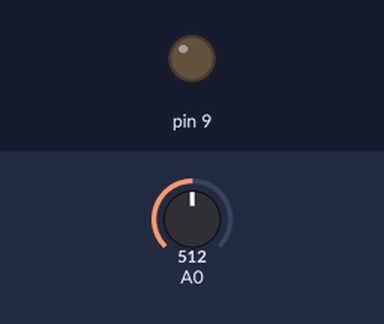
Recording of a sketch running on a simulated Arduino Uno, built with avr-gcc and run on an emulated ATmega328P. Parts: output pins drawn as LEDs (lit = HIGH). The inputs (shaded band) are chosen by the test bench; at power-on: A0 = 512.

Above: at 0.1 s.
Timing chart, 0 to 1.6 s (numbered marks = the images above):
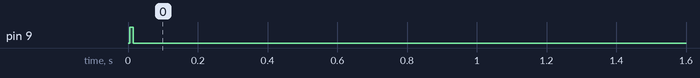

Measured:
- by itself, pin 9: LOW → HIGH at 0.00 s, → LOW 0.01 s later

The sketch:

millora_1.ino
```cpp
#include <TimerOne.h>

float consigna = 0;
float D;
float error = 0;
float KP = 45000;
volatile int adc ;
float percentatge;
int adc_max = 0;
int adc_min = 0;
float error_i = 0;
float error_anterior = 0;
float Ki = 215000;
float Kd = 2362;
float Ts = 0.002;
bool verif = true;

void ISR_lectura() {
  if (verif == true) {
    //millora proposta, calcula ,l'angle màxim i el mínim.
    delay(100);//deixa esperar un temps per tenir un valor inicial fiable
    adc_min = analogRead(A0); //troba el valor de l'angle mínim
    D = 1023;
    Timer1.setPwmDuty(9, D); //posa el motor en marxa a màxima potència
    delay(2000); //el deixa funcionar fins que arribi al  màxim
    adc_max = analogRead(A0); //troba el valor de l'angle màxim
    D = 0; //apaga el motor
    Timer1.setPwmDuty(9, D);
    delay(2000);//deixa esperar uns segons al motor per que torni a la posició inicial
    verif = false;

  }
  if (verif != true) {
    adc = analogRead(A0); ///adc serà un valor entre 0 i 1023
    percentatge = (((float)adc - adc_min) / (adc_max - adc_min));//calculem percentatge
    error_anterior = error; //calculem l'error anterior
    error = consigna - percentatge;//calculem l'error
    error_i = error_i + error; //calculem l'error acumulat
    D = (KP * error) + Ki * Ts * (error_i) + Kd * (error - error_anterior) / Ts; //trobem la D per a un PI
    //Saturem la D
    if (D > 1023) {
      D = 1023;
    }
    if (D < 0) {
      D = 0;
    }
    Timer1.setPwmDuty(9, D);
  }

}

void setup() {
  Serial.begin(9600); //set up port serie
  Timer1.initialize(2000);//ini timer 1 amb T=2000 micro segons
  Timer1.pwm(9, 0); //init pwm
  Timer1.attachInterrupt(ISR_lectura);
}


void loop() {
  //llegim valor del tant per 1 per teclat
  if (Serial.available() > 0) {
    consigna = Serial.parseFloat();
  }
  //el saturem en cas de que es sobrepasi per sobra o sota dels valors límits
  if (consigna > 1) {
    consigna = 1;
  }
  if (consigna < 0) {
    consigna = 0;
  }

}
```
